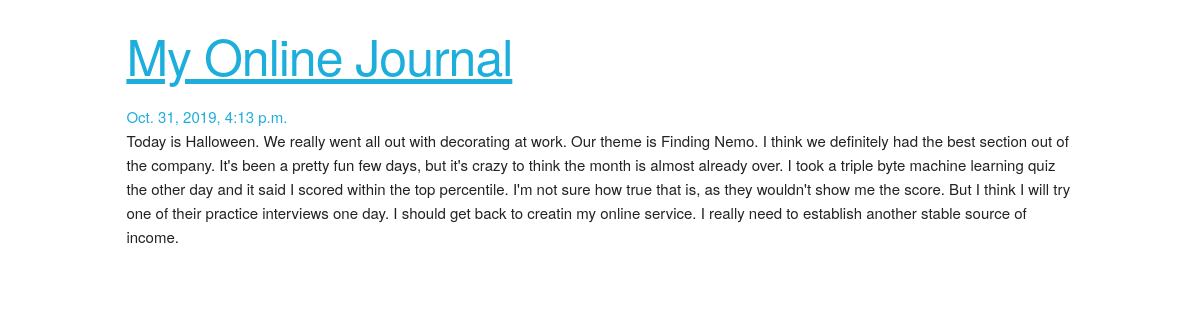
The page /journals/14/ on the database its author committed.
### journals/models.py (models this page shows)
class Journal(models.Model):
    title = models.CharField(max_length=100)
    journal_entry = models.TextField(max_length=10000)
    created_at = models.DateTimeField(auto_now_add=True)
    created_by = models.ForeignKey(User, related_name='journals', on_delete=models.PROTECT)

### journals/views.py (the view)
# urls.py: path('<int:journal_id>/', views.detail, name='detail'),
def detail(request, journal_id):
    journal = get_object_or_404(Journal, pk=journal_id)
    return render(request, 'journals/detail.html', {'journal': journal})

### journals/templates/journals/detail.html (shortened to what this page needs)
{% extends 'journals/base.html' %}
{% block content %}
	<a href="{% url 'journals:index' %}"><h1>My Online Journal</h1></a>
	<a>{{journal.created_at}}</a>
	<p>{{journal.journal_entry}}</p>
{% endblock %}

### journals/static/journals/skeleton.css (style rules this page uses)
html { font-size: 62.5%; }
body { font-size: 1.5em; line-height: 1.6; font-weight: 400; font-family: "Raleway", "HelveticaNeue", "Helvetica Neue", Helvetica, Arial, sans-serif; color: #222; }
h1, h2, h3, h4, h5, h6 { margin-top: 0; margin-bottom: 2rem; font-weight: 300; }
h1 { font-size: 4.0rem; line-height: 1.2; letter-spacing: -.1rem; }
@media (min-width: 550px) { h1 { font-size: 5.0rem; } }
p { margin-top: 0; }
a { color: #1EAEDB; }
pre, blockquote, dl, figure, table, p, ul, ol, form { margin-bottom: 2.5rem; }

### rows shown on the page
Journal: created_at "Oct. 31, 2019, 4:13 p.m.", journal_entry "Today is Halloween. We really went all out with decorating at work. Our theme is Finding Nemo. I think we definitely had the best section out of the company. It's been a pretty fun few days, but it's crazy to think the month is almost already over. I took a triple byte machine learning quiz the other day and it said I scored within the top percentile. I'm not sure how true that is, as they wouldn't show me the score. But I think I will try one of their practice interviews one day. I should get back to creatin my online service. I really need to establish another stable source of income."
